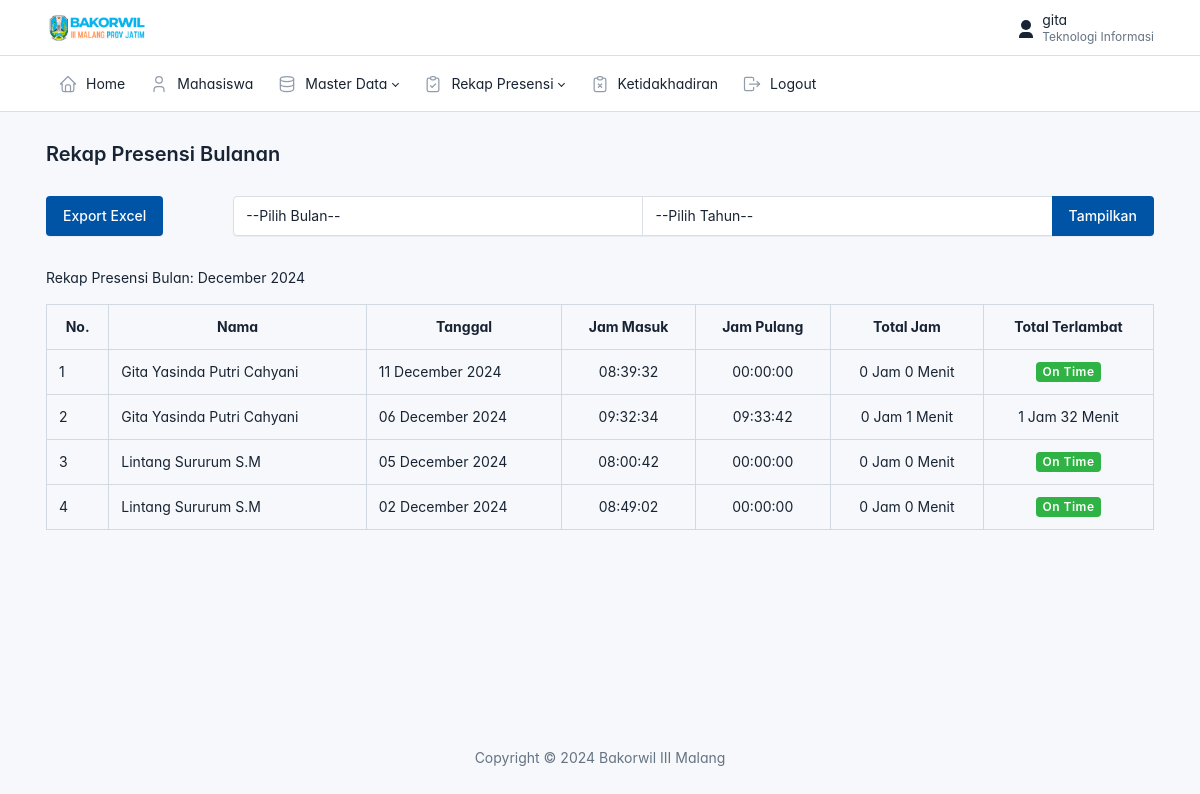
The app's page /admin/presensi/rekap_bulanan.php (signed in) with its own data.
### tables this page shows
CREATE TABLE `presensi` (
  `id` int(11) NOT NULL,
  `id_mahasiswa` int(11) NOT NULL,
  `tanggal_masuk` date NOT NULL,
  `jam_masuk` time NOT NULL,
  `foto_masuk` varchar(225) NOT NULL,
  `tanggal_keluar` date NOT NULL,
  `jam_keluar` time NOT NULL,
  `foto_keluar` varchar(225) NOT NULL
);

CREATE TABLE `mahasiswa` (
  `id` int(11) NOT NULL,
  `kode` varchar(225) NOT NULL,
  `nama` varchar(225) NOT NULL,
  `jenis_kelamin` varchar(50) NOT NULL,
  `no_handphone` varchar(20) NOT NULL,
  `jurusan` varchar(225) NOT NULL,
  `bidang` varchar(225) NOT NULL,
  `lokasi_presensi` varchar(225) NOT NULL
);

CREATE TABLE `lokasi_presensi` (
  `id` int(11) NOT NULL,
  `nama_lokasi` varchar(225) NOT NULL,
  `latitude` varchar(50) NOT NULL,
  `longitude` varchar(50) NOT NULL,
  `radius` int(11) NOT NULL,
  `zona_waktu` varchar(4) NOT NULL,
  `jam_masuk` time NOT NULL,
  `jam_pulang` time NOT NULL
);

### admin/presensi/rekap_bulanan.php (the view, shortened to what this page needs)
<?php
include('../layout/header.php');
include_once("../../config.php");
$filter_tahun = isset($_GET['filter_tahun']) ? $_GET['filter_tahun'] : date('Y');
$filter_bulan = isset($_GET['filter_bulan']) ? $_GET['filter_bulan'] : date('m');
$filter_tahun_bulan = $filter_tahun . '-' . $filter_bulan;
$result = mysqli_query($connection, "SELECT presensi.*, mahasiswa.nama, mahasiswa.lokasi_presensi
FROM presensi
JOIN mahasiswa ON presensi.id_mahasiswa = mahasiswa.id
WHERE DATE_FORMAT(tanggal_masuk, '%Y-%m') = '$filter_tahun_bulan'
ORDER BY tanggal_masuk DESC");
$lokasi_presensi = $_SESSION['lokasi_presensi'];
$lokasi = mysqli_query($connection, "SELECT * FROM lokasi_presensi WHERE nama_lokasi = '$lokasi_presensi'");
while ($lokasi_result = mysqli_fetch_array($lokasi)) {
    $jam_masuk_kantor = date('H:i:s', strtotime($lokasi_result['jam_masuk']));
}
?>
<div class="page-body">
    <div class="container-xl">
        <div class="row mb-3">
            <div class="col-md-2">
                <button type="button" class="btn btn-primary mb-3" data-bs-toggle="modal" data-bs-target="#exampleModal">
                    Export Excel
                </button>
            </div>
            <div class="col-md-10">
                <form method="GET">
                    <div class="input-group">
                        <select name="filter_bulan" class="form-control">
                            <option value="">--Pilih Bulan--</option>
                        </select>
                        <select name="filter_tahun" class="form-control">
                            <option value="">--Pilih Tahun--</option>
                        </select>
                        <button type="submit" class="btn btn-primary">Tampilkan</button>
                    </div>
                </form>
            </div>
        </div>
        <span>Rekap Presensi Bulan: <?= date('F Y', strtotime($filter_tahun_bulan)) ?></span>
        <table class="table table-bordered mt-3">
            <tr class="text-center">
                <th>No.</th>
                <th>Nama</th>
                <th>Tanggal</th>
                <th>Jam Masuk</th>
                <th>Jam Pulang</th>
                <th>Total Jam</th>
                <th>Total Terlambat</th>
            </tr>
            <?php if (mysqli_num_rows($result) === 0) { ?>
                <tr>
                    <td colspan="7" class="text-center">Data rekap presensi masih kosong.</td>
                </tr>
            <?php } else { ?>
                <?php $no = 1;
                while ($rekap = mysqli_fetch_array($result)) :
                    $jam_tanggal_masuk = date('Y-m-d H:i:s', strtotime($rekap['tanggal_masuk'] . ' ' . $rekap['jam_masuk']));
                    $jam_tanggal_keluar = date('Y-m-d H:i:s', strtotime($rekap['tanggal_keluar'] . ' ' . $rekap['jam_keluar']));
                    $timestamp_masuk = strtotime($jam_tanggal_masuk);
                    $timestamp_keluar = strtotime($jam_tanggal_keluar);
                    $selisih = $timestamp_keluar - $timestamp_masuk;
                    $total_jam_kerja = floor($selisih / 3600);
                    $selisih -= $total_jam_kerja * 3600;
                    $selisih_menit_kerja = floor($selisih / 60);
                    $jam_masuk = date('H:i:s', strtotime($rekap['jam_masuk']));
                    $timestamp_jam_masuk_real = strtotime($jam_masuk);
                    $timestamp_jam_masuk_kantor = strtotime($jam_masuk_kantor);
                    $terlambat = $timestamp_jam_masuk_real - $timestamp_jam_masuk_kantor;
                    $total_jam_terlambat = floor($terlambat / 3600);
                    $terlambat -= $total_jam_terlambat * 3600;
                    $selisih_menit_terlambat = floor($terlambat / 60);
                ?>
                <tr>
                    <td><?= $no++ ?></td>
                    <td><?= $rekap['nama'] ?></td>
                    <td><?= date('d F Y', strtotime($rekap['tanggal_masuk'])) ?></td>
                    <td class="text-center"><?= $rekap['jam_masuk'] ?></td>
                    <td class="text-center"><?= $rekap['jam_keluar'] ?></td>
                    <td class="text-center">
                        <?php if ($rekap['tanggal_keluar'] == '0000-00-00') : ?>
                            <span>0 Jam 0 Menit</span>
                        <?php else : ?>
                            <?= $total_jam_kerja . ' Jam ' . $selisih_menit_kerja . ' Menit ' ?>
                        <?php endif; ?>
                    </td>
                    <td class="text-center">
                        <?= $total_jam_terlambat <= 0 ? '<span class="badge bg-success text-white">On Time</span>' : "$total_jam_terlambat Jam $selisih_menit_terlambat Menit" ?>
                    </td>
                </tr>
                <?php endwhile; ?>
            <?php } ?>
        </table>
    </div>
</div>
<?php include('../layout/footer.php'); ?>

### admin/layout/header.php (style rules this page uses)
:root { --tblr-font-sans-serif: 'Inter Var', -apple-system, BlinkMacSystemFont, San Francisco, Segoe UI, Roboto, Helvetica Neue, sans-serif; }
body { font-feature-settings: "cv03", "cv04", "cv11"; }

### records on screen
presensi: id_mahasiswa.nama "Gita Yasinda Putri Cahyani", tanggal_masuk "11 December 2024", jam_masuk "08:39:32", jam_keluar "00:00:00", tanggal_keluar "0 Jam 0 Menit", shows "On Time"
presensi: id_mahasiswa.nama "Gita Yasinda Putri Cahyani", tanggal_masuk "06 December 2024", jam_masuk "09:32:34", jam_keluar "09:33:42", total_jam_kerja "0", selisih_menit_kerja "1", jam_masuk.jam_masuk "1", selisih_menit_terlambat "32"
presensi: id_mahasiswa.nama "Lintang Sururum S.M", tanggal_masuk "05 December 2024", jam_masuk "08:00:42", jam_keluar "00:00:00", tanggal_keluar "0 Jam 0 Menit", shows "On Time"
presensi: id_mahasiswa.nama "Lintang Sururum S.M", tanggal_masuk "02 December 2024", jam_masuk "08:49:02", jam_keluar "00:00:00", tanggal_keluar "0 Jam 0 Menit", shows "On Time"

### other values on screen
$_SESSION['nama'] "gita"
$_SESSION['jurusan'] "Teknologi Informasi"
$judul "Rekap Presensi Bulanan"
date('F Y', strtotime($filter_tahun_bulan)) "December 2024"
